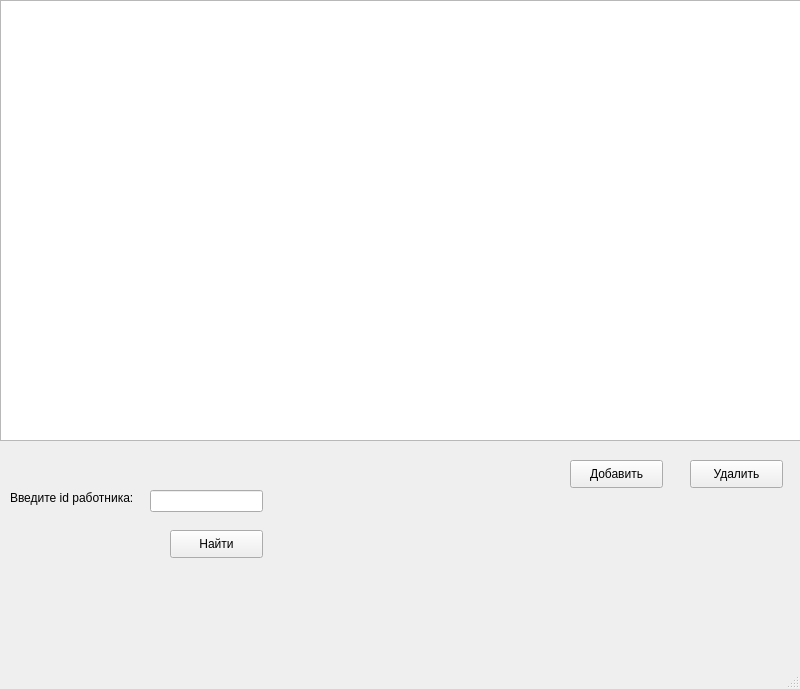
<?xml version="1.0" encoding="UTF-8"?>
<ui version="4.0">
 <class>MainWindow</class>
 <widget class="QMainWindow" name="MainWindow">
  <property name="geometry">
   <rect>
    <x>0</x>
    <y>0</y>
    <width>800</width>
    <height>689</height>
   </rect>
  </property>
  <property name="windowTitle">
   <string>MainWindow</string>
  </property>
  <widget class="QWidget" name="centralwidget">
   <widget class="QPushButton" name="sel">
    <property name="geometry">
     <rect>
      <x>690</x>
      <y>460</y>
      <width>93</width>
      <height>28</height>
     </rect>
    </property>
    <property name="text">
     <string>Удалить</string>
    </property>
   </widget>
   <widget class="QPushButton" name="add">
    <property name="geometry">
     <rect>
      <x>570</x>
      <y>460</y>
      <width>93</width>
      <height>28</height>
     </rect>
    </property>
    <property name="text">
     <string>Добавить</string>
    </property>
   </widget>
   <widget class="QLineEdit" name="inputId">
    <property name="geometry">
     <rect>
      <x>150</x>
      <y>490</y>
      <width>113</width>
      <height>22</height>
     </rect>
    </property>
   </widget>
   <widget class="QLabel" name="label">
    <property name="geometry">
     <rect>
      <x>10</x>
      <y>490</y>
      <width>141</width>
      <height>16</height>
     </rect>
    </property>
    <property name="text">
     <string>Введите id работника:</string>
    </property>
   </widget>
   <widget class="QPushButton" name="search">
    <property name="geometry">
     <rect>
      <x>170</x>
      <y>530</y>
      <width>93</width>
      <height>28</height>
     </rect>
    </property>
    <property name="text">
     <string>Найти</string>
    </property>
   </widget>
   <widget class="QTableWidget" name="tableWidget">
    <property name="geometry">
     <rect>
      <x>0</x>
      <y>0</y>
      <width>801</width>
      <height>441</height>
     </rect>
    </property>
   </widget>
  </widget>
  <widget class="QMenuBar" name="menubar">
   <property name="geometry">
    <rect>
     <x>0</x>
     <y>0</y>
     <width>800</width>
     <height>26</height>
    </rect>
   </property>
  </widget>
  <widget class="QStatusBar" name="statusbar"/>
 </widget>
 <resources/>
 <connections/>
</ui>
